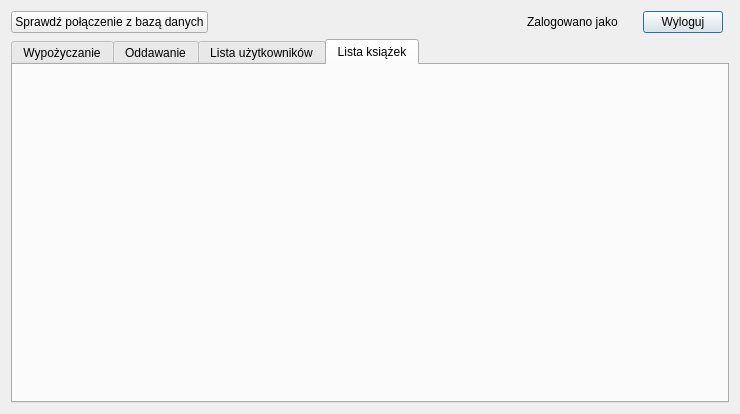
<?xml version="1.0" encoding="UTF-8"?>
<ui version="4.0">
 <class>libDialog</class>
 <widget class="QDialog" name="libDialog">
  <property name="geometry">
   <rect>
    <x>0</x>
    <y>0</y>
    <width>740</width>
    <height>414</height>
   </rect>
  </property>
  <property name="windowTitle">
   <string>Dialog</string>
  </property>
  <layout class="QGridLayout" name="gridLayout">
   <item row="0" column="5">
    <widget class="QPushButton" name="pushButton">
     <property name="text">
      <string>Wyloguj</string>
     </property>
    </widget>
   </item>
   <item row="0" column="1">
    <spacer name="horizontalSpacer">
     <property name="orientation">
      <enum>Qt::Horizontal</enum>
     </property>
     <property name="sizeHint" stdset="0">
      <size>
       <width>40</width>
       <height>20</height>
      </size>
     </property>
    </spacer>
   </item>
   <item row="0" column="2">
    <widget class="QLabel" name="label">
     <property name="text">
      <string>Zalogowano jako</string>
     </property>
    </widget>
   </item>
   <item row="0" column="3">
    <widget class="QLabel" name="label_2">
     <property name="text">
      <string/>
     </property>
    </widget>
   </item>
   <item row="0" column="0">
    <widget class="QPushButton" name="pushButton_2">
     <property name="text">
      <string>Sprawdź połączenie z bazą danych</string>
     </property>
    </widget>
   </item>
   <item row="1" column="0" colspan="7">
    <widget class="QTabWidget" name="tabWidget">
     <property name="currentIndex">
      <number>3</number>
     </property>
     <widget class="QWidget" name="wyp">
      <attribute name="title">
       <string>Wypożyczanie</string>
      </attribute>
     </widget>
     <widget class="QWidget" name="odd">
      <attribute name="title">
       <string>Oddawanie</string>
      </attribute>
     </widget>
     <widget class="QWidget" name="tab">
      <attribute name="title">
       <string>Lista użytkowników</string>
      </attribute>
     </widget>
     <widget class="QWidget" name="tab_2">
      <attribute name="title">
       <string>Lista książek</string>
      </attribute>
     </widget>
    </widget>
   </item>
  </layout>
 </widget>
 <resources/>
 <connections/>
</ui>
